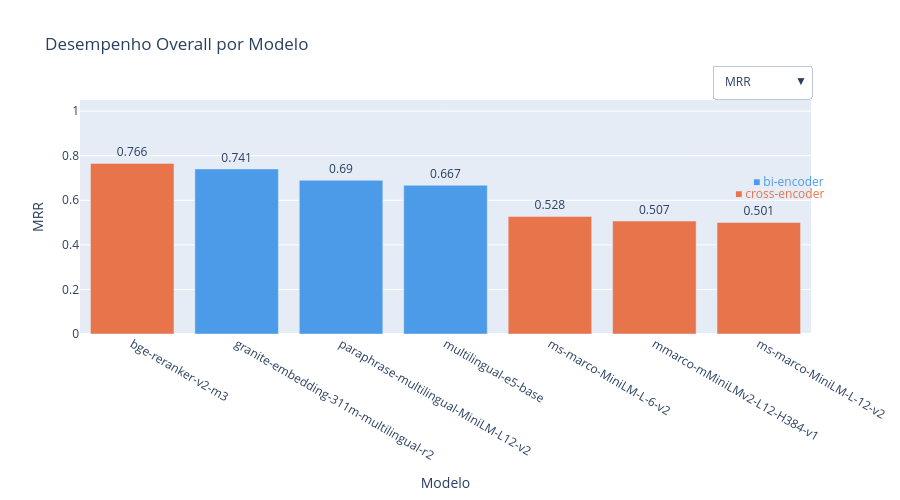

Notebook cell for this chart:
### Markdown cell above
## 1. Visão Geral — Comparação de Todos os Modelos (overall)

### Code cell
df_overall = df_all[df_all["query_type"] == "overall"].sort_values("MRR", ascending=False).copy()
colors = {"bi": "#4C9BE8", "cross": "#E8744C"}

fig = go.Figure()
for metric in METRICS:
    fig.add_trace(go.Bar(
        name=metric,
        x=df_overall["model_short"],
        y=df_overall[metric],
        visible=(metric == "MRR"),
        marker_color=[colors[t] for t in df_overall["encoder_type"]],
        text=df_overall[metric].round(3),
        textposition="outside",
    ))

buttons = [
    dict(label=m, method="update",
         args=[{"visible": [j == i for j in range(len(METRICS))]},
               {"yaxis.title.text": m}])
    for i, m in enumerate(METRICS)
]

fig.update_layout(
    title="Desempenho Overall por Modelo",
    xaxis_title="Modelo",
    yaxis_title="MRR",
    yaxis_range=[0, 1.05],
    updatemenus=[dict(buttons=buttons, direction="down", x=1.0, y=1.15, showactive=True)],
    height=500,
)
fig.add_annotation(x=1.02, y=0.65, xref="paper", yref="paper", text="■ bi-encoder",     font=dict(color=colors["bi"]),    showarrow=False)
fig.add_annotation(x=1.02, y=0.60, xref="paper", yref="paper", text="■ cross-encoder",  font=dict(color=colors["cross"]), showarrow=False)
fig.show()

### Figure 1 — Plotly figure (JSON) as saved in the notebook; plotly's stock layout.template omitted (floating-point values rounded to 4 significant figures)
{"data": [{"marker": {"color": ["#E8744C", "#4C9BE8", "#4C9BE8", "#4C9BE8", "#E8744C", "#E8744C", "#E8744C"]}, "name": "MRR", "text": [0.766, 0.741, 0.69, 0.667, 0.528, 0.507, 0.501], "textposition": "outside", "type": "bar", "visible": true, "x": ["bge-reranker-v2-m3", "granite-embedding-311m-multilingual-r2", "paraphrase-multilingual-MiniLM-L12-v2", "multilingual-e5-base", "ms-marco-MiniLM-L-6-v2", "mmarco-mMiniLMv2-L12-H384-v1", "ms-marco-MiniLM-L-12-v2"], "y": [0.7655, 0.7406, 0.6899, 0.6675, 0.5277, 0.5069, 0.5007]}, {"marker": {"color": ["#E8744C", "#4C9BE8", "#4C9BE8", "#4C9BE8", "#E8744C", "#E8744C", "#E8744C"]}, "name": "MAP", "text": [0.686, 0.668, 0.599, 0.603, 0.431, 0.408, 0.411], "textposition": "outside", "type": "bar", "visible": false, "x": ["bge-reranker-v2-m3", "granite-embedding-311m-multilingual-r2", "paraphrase-multilingual-MiniLM-L12-v2", "multilingual-e5-base", "ms-marco-MiniLM-L-6-v2", "mmarco-mMiniLMv2-L12-H384-v1", "ms-marco-MiniLM-L-12-v2"], "y": [0.6863, 0.6682, 0.5988, 0.6031, 0.4314, 0.4082, 0.4107]}, {"marker": {"color": ["#E8744C", "#4C9BE8", "#4C9BE8", "#4C9BE8", "#E8744C", "#E8744C", "#E8744C"]}, "name": "Recall@5", "text": [0.779, 0.753, 0.645, 0.68, 0.513, 0.456, 0.497], "textposition": "outside", "type": "bar", "visible": false, "x": ["bge-reranker-v2-m3", "granite-embedding-311m-multilingual-r2", "paraphrase-multilingual-MiniLM-L12-v2", "multilingual-e5-base", "ms-marco-MiniLM-L-6-v2", "mmarco-mMiniLMv2-L12-H384-v1", "ms-marco-MiniLM-L-12-v2"], "y": [0.7789, 0.7528, 0.6448, 0.6798, 0.5126, 0.4562, 0.4975]}, {"marker": {"color": ["#E8744C", "#4C9BE8", "#4C9BE8", "#4C9BE8", "#E8744C", "#E8744C", "#E8744C"]}, "name": "NDCG@5", "text": [0.708, 0.685, 0.595, 0.614, 0.449, 0.413, 0.428], "textposition": "outside", "type": "bar", "visible": false, "x": ["bge-reranker-v2-m3", "granite-embedding-311m-multilingual-r2", "paraphrase-multilingual-MiniLM-L12-v2", "multilingual-e5-base", "ms-marco-MiniLM-L-6-v2", "mmarco-mMiniLMv2-L12-H384-v1", "ms-marco-MiniLM-L-12-v2"], "y": [0.7082, 0.6854, 0.5953, 0.6137, 0.4491, 0.4129, 0.4278]}, {"marker": {"color": ["#E8744C", "#4C9BE8", "#4C9BE8", "#4C9BE8", "#E8744C", "#E8744C", "#E8744C"]}, "name": "Recall@10", "text": [0.967, 0.952, 0.924, 0.871, 0.643, 0.592, 0.639], "textposition": "outside", "type": "bar", "visible": false, "x": ["bge-reranker-v2-m3", "granite-embedding-311m-multilingual-r2", "paraphrase-multilingual-MiniLM-L12-v2", "multilingual-e5-base", "ms-marco-MiniLM-L-6-v2", "mmarco-mMiniLMv2-L12-H384-v1", "ms-marco-MiniLM-L-12-v2"], "y": [0.9673, 0.9524, 0.9242, 0.871, 0.6426, 0.5918, 0.6388]}, {"marker": {"color": ["#E8744C", "#4C9BE8", "#4C9BE8", "#4C9BE8", "#E8744C", "#E8744C", "#E8744C"]}, "name": "NDCG@10", "text": [0.787, 0.767, 0.711, 0.693, 0.504, 0.469, 0.489], "textposition": "outside", "type": "bar", "visible": false, "x": ["bge-reranker-v2-m3", "granite-embedding-311m-multilingual-r2", "paraphrase-multilingual-MiniLM-L12-v2", "multilingual-e5-base", "ms-marco-MiniLM-L-6-v2", "mmarco-mMiniLMv2-L12-H384-v1", "ms-marco-MiniLM-L-12-v2"], "y": [0.7866, 0.7674, 0.7108, 0.693, 0.5041, 0.4693, 0.4891]}], "layout": {"annotations": [{"font": {"color": "#4C9BE8"}, "showarrow": false, "text": "■ bi-encoder", "x": 1.02, "xref": "paper", "y": 0.65, "yref": "paper"}, {"font": {"color": "#E8744C"}, "showarrow": false, "text": "■ cross-encoder", "x": 1.02, "xref": "paper", "y": 0.6, "yref": "paper"}], "height": 500, "title": {"text": "Desempenho Overall por Modelo"}, "updatemenus": [{"buttons": [{"args": [{"visible": [true, false, false, false, false, false]}, {"yaxis.title.text": "MRR"}], "label": "MRR", "method": "update"}, {"args": [{"visible": [false, true, false, false, false, false]}, {"yaxis.title.text": "MAP"}], "label": "MAP", "method": "update"}, {"args": [{"visible": [false, false, true, false, false, false]}, {"yaxis.title.text": "Recall@5"}], "label": "Recall@5", "method": "update"}, {"args": [{"visible": [false, false, false, true, false, false]}, {"yaxis.title.text": "NDCG@5"}], "label": "NDCG@5", "method": "update"}, {"args": [{"visible": [false, false, false, false, true, false]}, {"yaxis.title.text": "Recall@10"}], "label": "Recall@10", "method": "update"}, {"args": [{"visible": [false, false, false, false, false, true]}, {"yaxis.title.text": "NDCG@10"}], "label": "NDCG@10", "method": "update"}], "direction": "down", "showactive": true, "x": 1, "y": 1.15}], "xaxis": {"title": {"text": "Modelo"}}, "yaxis": {"range": [0, 1.05], "title": {"text": "MRR"}}}}
